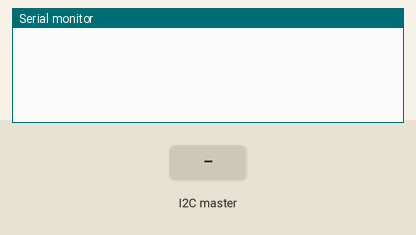
Bench run of a program on a simulated Arduino Leonardo, built with avr-gcc and run on an emulated ATmega32U4. On the bench: the last lines printed to the serial monitor. The inputs (shaded band) are chosen by the test bench.

Above: at 1.2 s.
1.3 s: the I2C master sends the byte 1
At 2.4 s:
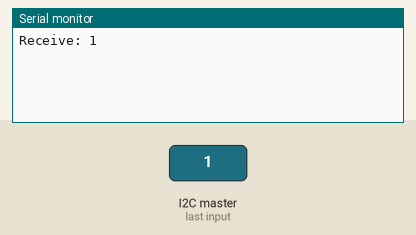
2.8 s: the I2C master sends the byte 90
At 3.5 s:
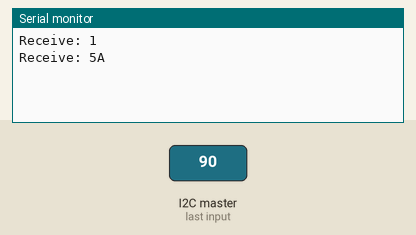
4.3 s: the I2C master sends the byte 200
At 4.7 s:
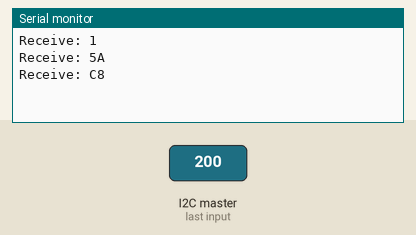

Measured:
- after the input at 1.3 s, the serial monitor: prints a new line at once (image 1)
- after the input at 2.8 s, the serial monitor: prints a new line at once (image 2)
- after the input at 4.3 s, the serial monitor: prints a new line at once (image 3)

The program:

main.cpp
```cpp
#include <Arduino.h>
#include <Wire.h>

#define SLAVE_ADDRESS 0x08
#define SLAVE_REGISTER_WRITE_DATA_UPPER 0x00
#define SLAVE_REGISTER_WRITE_DATA_LOWER 0x01
#define SLAVE_REGISTER_READ_DATA_UPPER 0x02
#define SLAVE_REGISTER_READ_DATA_LOWER 0x03

#define REGISTER_LEN 4

uint8_t registers[REGISTER_LEN];
uint8_t registerIndex = 0;

void updateReadData() {
  uint16_t wroteData = (uint16_t) registers[SLAVE_REGISTER_WRITE_DATA_UPPER] << 8 | registers[SLAVE_REGISTER_WRITE_DATA_LOWER];
  wroteData += 2;
  registers[SLAVE_REGISTER_READ_DATA_UPPER] = wroteData >> 8;
  registers[SLAVE_REGISTER_READ_DATA_LOWER] = wroteData & 0xff;
}

void receiveEvent(int _length) {
  uint8_t readCount = 0;
  bool wroteData = false;
  Serial.print("Receive:");
  while (Wire.available() > 0) {
    uint8_t d = Wire.read();
    Serial.print(" ");
    Serial.print(d, HEX);
    if (readCount == 0) {
      registerIndex = d;
    } else {
      if (registerIndex == SLAVE_REGISTER_WRITE_DATA_LOWER ||
          registerIndex == SLAVE_REGISTER_WRITE_DATA_UPPER) {
        wroteData = true;
        registers[registerIndex] = d;
      }
      ++registerIndex;
    }
    ++readCount;
  }
  Serial.println("");
  if (wroteData) {
    updateReadData();
  }
}

void requestEvent() {
  if (registerIndex < REGISTER_LEN) {
    Wire.write(&registers[registerIndex], REGISTER_LEN - registerIndex);
  }
}

void setup() {
  Wire.begin(SLAVE_ADDRESS);
  Wire.onReceive(receiveEvent);
  Wire.onRequest(requestEvent);
  Serial.begin(115200);
}

void loop() {
  delay(100);
}
```
